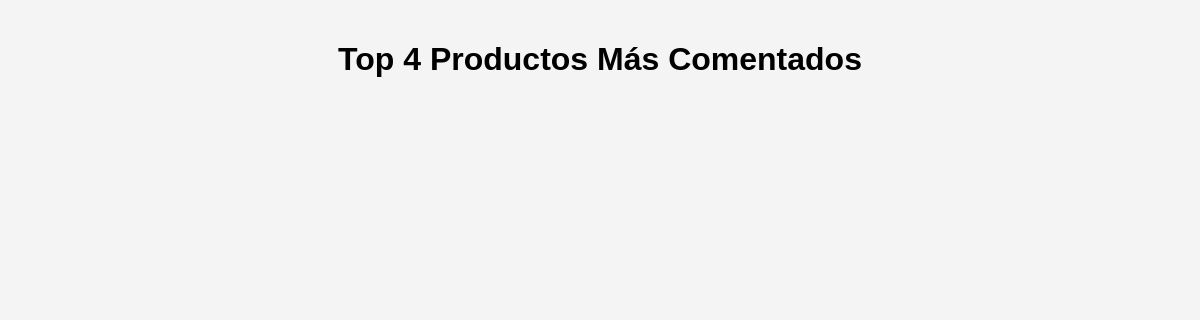
Before: /productos/top-comentados/ (signed in) with the older database file.
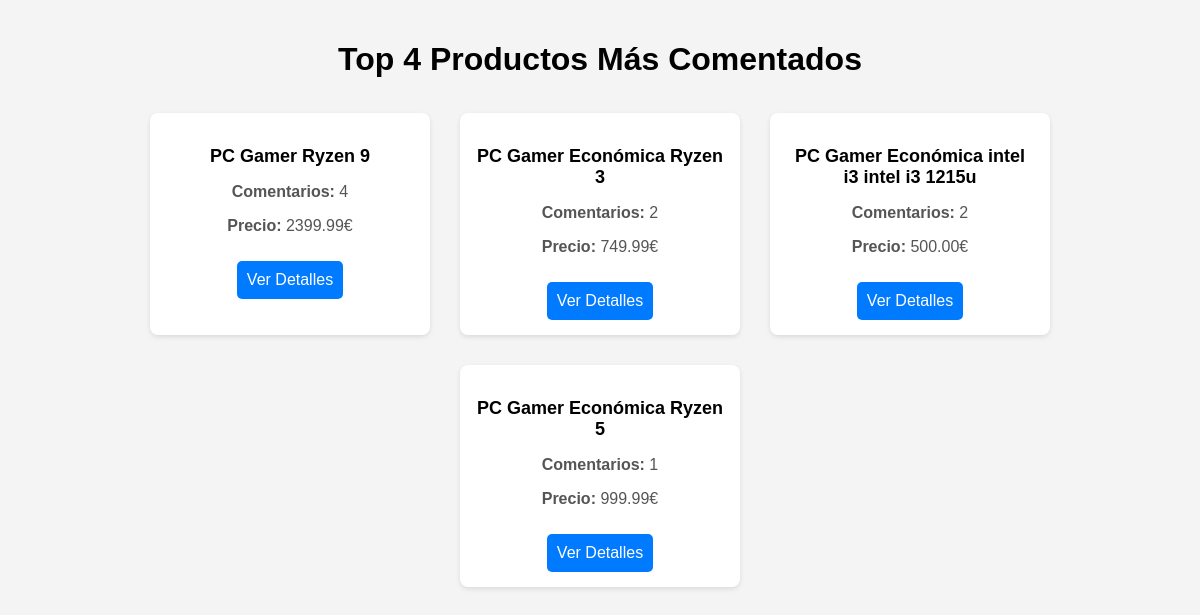
After: the same page with the newer database file.
### products/models.py (models this page shows, shortened)
class Product(models.Model):
    name = models.CharField(max_length=200)
    description = models.TextField()
    price = models.DecimalField(max_digits=10, decimal_places=2)
    stock = models.IntegerField()
    brand = models.CharField(max_length=100)
    images = models.JSONField()  # Almacena URLs de imágenes como una lista
    category = models.ForeignKey(Category, on_delete=models.CASCADE)
    ventas = models.IntegerField(default=0)

### products/views.py (the view)
# urls.py: path('productos/top-comentados/', productos_mas_comentados, name='productos_mas_comentados'),  # Añadir ruta para productos más comentados
@login_required
def productos_mas_comentados(request): #productos con mas reviews
    productos = Product.objects.annotate(num_reviews=Count('reviews')).order_by('-num_reviews')[:4]
    return render(request, 'users/top_comentados.html', {'productos': productos})

### templates/users/top_comentados.html (shortened to what this page needs)
<!DOCTYPE html>
<html lang="es">
<head>
</head>
<body>
    <h1>Top 4 Productos Más Comentados</h1>
    <div class="product-list">
        {% for producto in productos %}
        <div class="product-item">
            <h3>{{ producto.name }}</h3>
            <p><strong>Comentarios:</strong> {{ producto.num_reviews }}</p>
            <p><strong>Precio:</strong> {{ producto.price }}€</p>
            <a href="{% url 'detalle_producto' producto.id %}">Ver Detalles</a>
        </div>
        {% endfor %}
    </div>
</body>
</html>

### templates/users/top_comentados.html (style rules this page uses)
body { font-family: Arial, sans-serif; margin: 0; padding: 20px; background-color: #f4f4f4; }
h1 { text-align: center; margin-bottom: 20px; }
.product-list { display: flex; justify-content: center; flex-wrap: wrap; }
.product-item { background-color: white; border-radius: 8px; box-shadow: 0 2px 5px rgba(0, 0, 0, 0.1); width: 250px; margin: 15px; padding: 15px; text-align: center; }
.product-item h3 { margin-bottom: 10px; font-size: 18px; }
.product-item p { color: #555; }
.product-item a { display: inline-block; margin-top: 10px; padding: 10px; background-color: #007bff; color: white; text-decoration: none; border-radius: 5px; }

Changed rows visible on the page:
added Product: name "PC Gamer Ryzen 9", num_reviews "4", price "2399.99"
added Product: name "PC Gamer Económica Ryzen 3", num_reviews "2", price "749.99"
added Product: name "PC Gamer Económica intel i3 intel i3 1215u", num_reviews "2", price "500.00"
added Product: name "PC Gamer Económica Ryzen 5", num_reviews "1", price "999.99"
